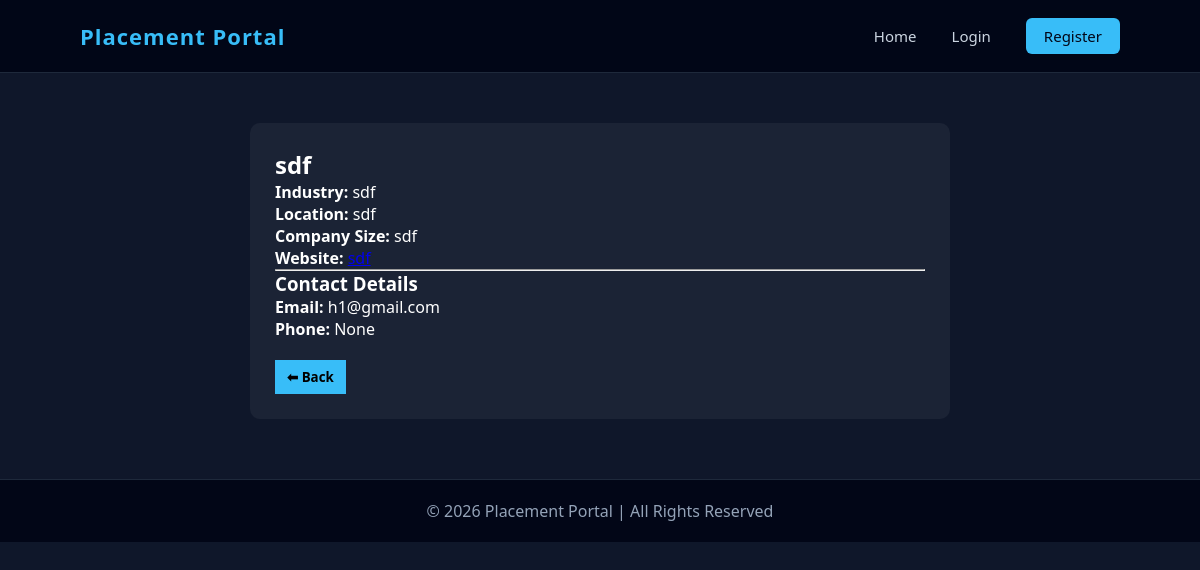
Screenshot of /company-details/1 with the database file from the repository.
### app.py (models this page shows)
class CompanyProfile(db.Model):
    __tablename__ = "company_profiles"
    id = db.Column(db.Integer, primary_key=True)
    user_id = db.Column(
        db.Integer,
        db.ForeignKey("users.id"),
        nullable=False
    )
    company_name = db.Column(db.String(150))
    industry = db.Column(db.String(100))
    website = db.Column(db.String(150))
    location = db.Column(db.String(100))
    company_size = db.Column(db.String(50))
    user = db.relationship("User", back_populates="company_profile")
    jobs = db.relationship(
        "Job",
        back_populates="company"
    )

class User(db.Model):
    __tablename__ = "users"
    id = db.Column(db.Integer, primary_key=True)
    name = db.Column(db.String(100), nullable=False)
    email = db.Column(db.String(120), unique=True, nullable=False)
    password = db.Column(db.String(200), nullable=False)
    role = db.Column(db.String(20), nullable=False)
    phone = db.Column(db.String(15))
    is_active = db.Column(db.Boolean, default=True)
    is_approved = db.Column(db.Boolean, default=False)
    created_at = db.Column(db.DateTime, default=datetime.utcnow)
    student_profile = db.relationship(
        "StudentProfile",
        back_populates="user",
        uselist=False
    )
    company_profile = db.relationship(
        "CompanyProfile",
        back_populates="user",
        uselist=False
    )

### app.py (the view)
@app.route("/company-details/<int:company_id>")
def company_details(company_id):
    company = CompanyProfile.query.filter_by(id=company_id).first()
    if not company:
        return "Company not found", 404
    return render_template(
        "company_details.html",
        company=company
    )

### templates/company_details.html (shortened to what this page needs)
{% extends "base.html" %}
{% block content %}
<div class="container">
    <div class="card">
        <h2>{{ company.company_name }}</h2>
        <p><b>Industry:</b> {{ company.industry }}</p>
        <p><b>Location:</b> {{ company.location }}</p>
        <p><b>Company Size:</b> {{ company.company_size }}</p>
        <p><b>Website:</b>
            <a href="{{ company.website }}" target="_blank">
                {{ company.website }}
            </a>
        </p>
        <hr>
        <h3>Contact Details</h3>
        <p><b>Email:</b> {{ company.user.email }}</p>
        <p><b>Phone:</b> {{ company.user.phone }}</p>
        <a href="/student_dashboard">
            <button class="back-btn">⬅ Back</button>
        </a>
    </div>
</div>
{% endblock %}

### templates/base.html (style rules this page uses)
* { margin: 0; padding: 0; box-sizing: border-box; font-family: "Segoe UI", Arial, sans-serif; }
body { background: #0f172a; color: #e2e8f0; }
.container { width: 85%; margin: auto; }

### templates/company_details.html (style rules this page uses)
.container { width: 700px; margin: 50px auto; color: white; }
.card { background: rgba(255,255,255,0.05); padding: 25px; border-radius: 10px; }
.back-btn { margin-top: 20px; padding: 8px 12px; background: #38bdf8; border: none; font-weight: bold; cursor: pointer; }

### rows the page displays
CompanyProfile: company_name "sdf", industry "sdf", location "sdf", company_size "sdf", website "sdf"
User: user.email "h1@gmail.com", user.phone "None"
